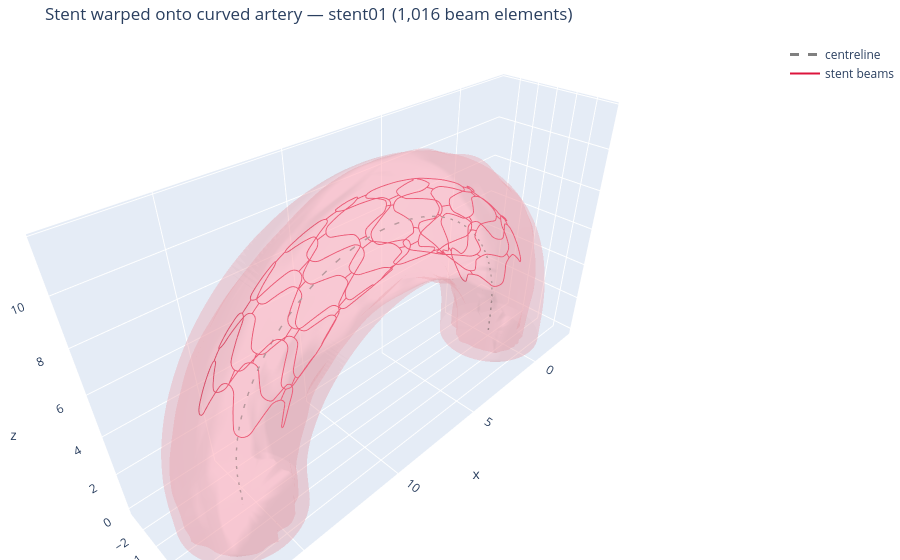

Here is the notebook cell this chart was saved with:
### Code cell
from pathlib import Path
from stentfit import build_smoketest_pipeline

STENT_NAME  = "stent01"
#STENT_NAME = '2crownCrimpedXienceStent'
##STENT_NAME = '16crownCrimpedXienceStent+extremaSupports'
REPO_ROOT = Path("/Users/vural/Desktop/RWTH - SiSc/Projects/Github/stentFIT")
STENT_DIR = REPO_ROOT / "outputs" / "stent_skeleton" / STENT_NAME
SIM_INPUT_DIR  = REPO_ROOT / "outputs" / "simulation" / "input"
SIM_OUTPUT_DIR = REPO_ROOT / "outputs" / "simulation" / "output"

# Test_artery material properties and meshing parameters 
ARTERY_TYPE     = "curved"   # "straight" | "curved" | "s_bend"
INNER_MARGIN   = 0.5          # extra clearance [mm] between stent and artery inner wall
WALL_THICKNESS  = 0.5          # artery wall thickness [mm] for the 3D solid (0 = lumen surface only)
NOISE_AMPLITUDE = 0.15        # fractional wall roughness (0 = smooth pipe)
NOISE_SEED      = 0
BEND_ANGLE_DEG  = 180.0         # only used by "curved" / "s_bend"
MESH_TYPE = "HEX8"    # "TET4", "TET10", "HEX8"
ARTERY_YOUNGS = 2.0         # artery solid Young's modulus [MPa] (soft tissue ~1-3 MPa)
FACTOR_SOLID = 1.5  # safety factor for solid element size

# Stent material properties and meshing parameters
STENT_YOUNGS = 2.0e5
STENT_POISSON = 0.3
STENT_DENSITY = 0.0
BEAM_CLASS_LABEL = 'Beam3rHerm2Line3'
FACTOR_BEAM = 1.2   # safety factor for beam element length

# Simulation parameters
N_STEPS         = 10        # quasi-static load steps (the force ramps 0 -> full over the time)
EXPANSION_FORCE = 1e-4      # radial outward force per stent node at full load [N] (smoke-test value)


build_smoketest_pipeline(
    stent_name=STENT_NAME,
    stent_dir=STENT_DIR,
    sim_input_dir=SIM_INPUT_DIR,
    artery_type=ARTERY_TYPE,
    inner_margin=INNER_MARGIN,
    wall_thickness=WALL_THICKNESS,
    noise_amplitude=NOISE_AMPLITUDE,
    noise_seed=NOISE_SEED,
    bend_angle_deg=BEND_ANGLE_DEG,
    mesh_type=MESH_TYPE,
    artery_youngs=ARTERY_YOUNGS,
    factor_solid=FACTOR_SOLID,
    stent_youngs=STENT_YOUNGS,
    stent_poisson=STENT_POISSON,
    stent_density=STENT_DENSITY,
    beam_class_label=BEAM_CLASS_LABEL,
    factor_beam=FACTOR_BEAM
)

### Figure 1 — Plotly figure (JSON) as saved in the notebook; plotly's stock layout.template omitted (floating-point values rounded to 4 significant figures; data arrays with more than 128 entries replaced by an {"elided": "..."} marker saying what was removed)
{"data": [{"color": "lightpink", "i": {"elided": "38400 int values"}, "j": {"elided": "38400 int values"}, "k": {"elided": "38400 int values"}, "name": "artery", "opacity": 0.25, "showscale": false, "type": "mesh3d", "x": {"elided": "19204 float values"}, "y": {"elided": "19204 float values"}, "z": {"elided": "19204 float values"}}, {"line": {"color": "gray", "dash": "dash", "width": 3}, "mode": "lines", "name": "centreline", "type": "scatter3d", "x": {"elided": "150 float values"}, "y": {"elided": "150 float values"}, "z": {"elided": "150 float values"}}, {"line": {"color": "crimson", "width": 2}, "mode": "lines", "name": "stent beams", "type": "scatter3d", "x": {"elided": "4064 float values"}, "y": {"elided": "4064 float values"}, "z": {"elided": "4064 float values"}}], "layout": {"margin": {"b": 0, "l": 0, "r": 0, "t": 40}, "scene": {"aspectmode": "data"}, "title": {"text": "Stent warped onto curved artery — stent01 (1,016 beam elements)"}}}
